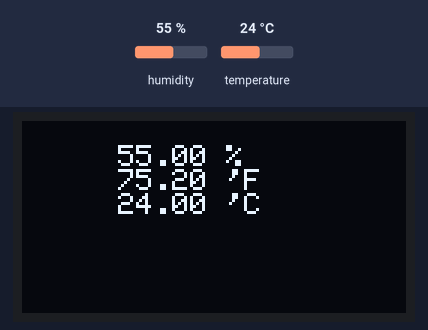
A sketch run on a simulated ESP8266 (NodeMCU). Shown: 128×64 one-colour display. The inputs (shaded band) are chosen by the test bench; at power-on: humidity 55 %, temperature 24 °C. WiFi joins after 1.5 s; servers stay silent unless stated; the display library's start-up logo is not drawn; no MQTT or app messages arrive unless stated; what the sketch prints to the serial monitor is not drawn.

Above: at 7.5 s.
7.6 s: humidity set to 22 %
At 12.9 s:
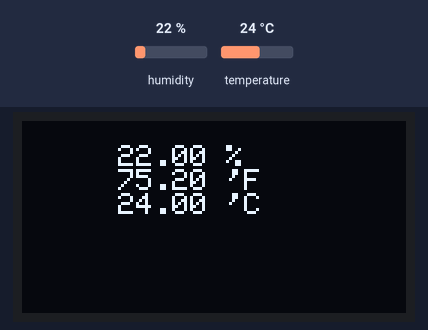
13.5 s: temperature set to 12 °C
At 17.5 s:
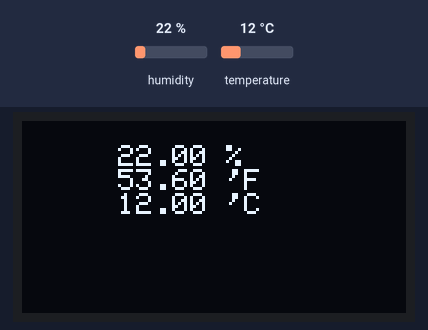
19.2 s: humidity set to 40 %
At 23.3 s:
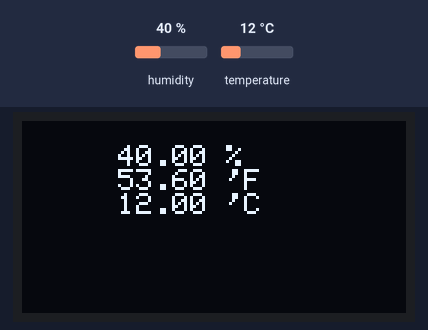
24.9 s: temperature set to 19 °C
At 27.9 s:
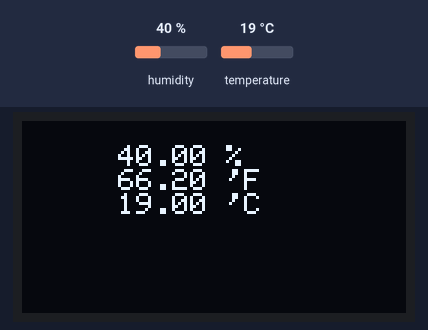
Timing chart, 0 to 29.4 s (numbered marks = the images above; inputs shaded):
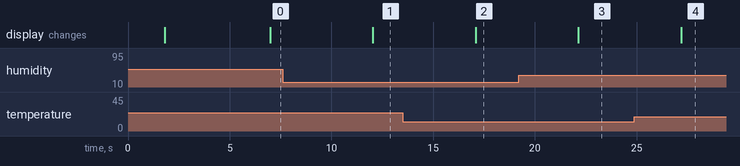

Measured:
- after the input at 7.6 s, the display: changes after 4.4 s (image 1)
- after the input at 13.5 s, the display: changes after 3.6 s (image 2)
- after the input at 19.2 s, the display: changes after 2.9 s (image 3)
- after the input at 24.9 s, the display: changes after 2.3 s (image 4)

The sketch:

dhttemp.ino
```cpp
//Written by: Rodrigo Luis Nolli Brossi
//Date: 29/10/18
//Water detection Monitor
//WiFi manager code in place

#define BLYNK_PRINT Serial

#include <SPI.h>
#include <Wire.h>
#include <Adafruit_GFX.h>
#include <Adafruit_SSD1306.h>
#include "DHT.h"

#include <PubSubClient.h>

//Includes for blynk connection
#include <ESP8266WiFi.h>
#include <BlynkSimpleEsp8266.h>


// WiFi-Manager
//#include <DNSServer.h>        // Local DNS Server used for redirecting all requests to the configuration portal
//#include <ESP8266WebServer.h> // Local WebServer used to serve the configuration portal
//#include <WiFiManager.h>      // https://github.com/tzapu/WiFiManager WiFi Configuration Magic

// #include "definitions.h"
#define OLED_RESET 0  // GPIO0
Adafruit_SSD1306 display(OLED_RESET);

// You should get Auth Token in the Blynk App.
// Go to the Project Settings (nut icon).
char auth[] = "bb1475ed813446248525d5e9374d32c8";

// Your WiFi credentials.
// Set password to "" for open networks.

char ssid[] = "BROSSI";
char pass[] = "afa98afa99";

#define DHTPIN D4
#define DHTTYPE DHT22
DHT dht(DHTPIN, DHTTYPE);
#define ORG "h9eyui"
#define DEVICE_TYPE "waterLeakDetector"
#define DEVICE_ID "20WestSensor1"
#define TOKEN "watsoniot"

char server[] = ORG ".messaging.internetofthings.ibmcloud.com";
char topic[] = "iot-2/evt/status/fmt/json";
char authMethod[] = "use-token-auth";
char token[] = TOKEN;
char clientId[] = "d:" ORG ":" DEVICE_TYPE ":" DEVICE_ID;

WiFiClient wifiClient;
PubSubClient client(server, 1883, NULL, wifiClient);


void setup()
{
  Serial.begin(9600);

  Blynk.begin(auth, ssid, pass);
  dht.begin();
  // by default, we'll generate the high voltage from the 3.3v line internally! (neat!)
  display.begin(SSD1306_SWITCHCAPVCC, 0x3C);  // initialize with the I2C addr 0x3C (for the 64x48)
  display.display();


}

int counter = 0;
void loop()
{
  Blynk.run();
  delay(5000);
  display.clearDisplay();
  display.setTextSize(1);
  display.setTextColor(WHITE);

  if (!!!client.connected()) {
   Serial.print("Reconnecting client to ");
   Serial.println(server);
   while (!!!client.connect(clientId, authMethod, token)) {
      Serial.print(".");
      delay(500);
   }
   Serial.println();
 }

  // Reading temperature or humidity takes about 250 milliseconds!
  // Sensor readings may also be up to 2 seconds 'old' (its a very slow sensor)
  float h = dht.readHumidity();
  float t = dht.readTemperature();
  float f = dht.readTemperature(true);
  // Check if any reads failed and exit early (to try again).
  if (isnan(h) || isnan(t) || isnan(f))
  {
    Serial.println("Failed to read from DHT sensor!");
    return;
  }

  float c  = ((f -32) /1.800);

 String payload = "{";
  payload += "\"temperature\":"; payload += t; payload += ",";
  payload += "\"humidity\":"; payload += h;payload += ",";
  payload += "\"celsius\":"; payload += c;
  payload += "}";

 Serial.print("Sending payload: ");
 Serial.println(payload);

 if (client.publish(topic, (char*) payload.c_str())) {
   Serial.println("Publish ok");
 } else {
   Serial.println("Publish failed");
 }


  Blynk.virtualWrite(V5, h);
  Blynk.virtualWrite(V6, f);
  Blynk.virtualWrite(V7, c);
  display.setCursor(32,8);
  display.println(String(h)+" %");
  display.setCursor(32,16);
  display.println(String(f)+" 'F");
  display.setCursor(32,24);
  display.println(String(c)+" 'C");


  display.display();

}
```
